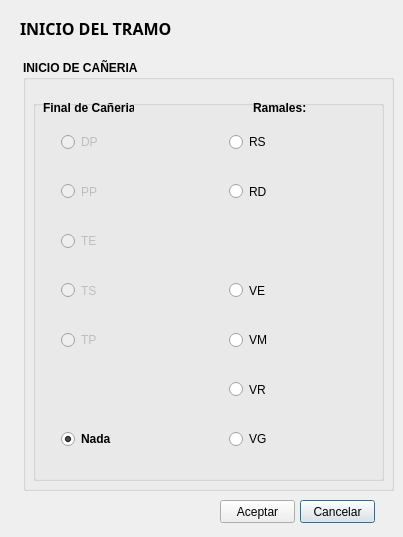
<?xml version="1.0" encoding="UTF-8"?>
<ui version="4.0">
 <class>TramosActionBase</class>
 <widget class="QDialog" name="TramosActionBase">
  <property name="geometry">
   <rect>
    <x>0</x>
    <y>0</y>
    <width>403</width>
    <height>537</height>
   </rect>
  </property>
  <property name="windowTitle">
   <string>Digitalización de la Red de Aguas</string>
  </property>
  <property name="styleSheet">
   <string notr="true"/>
  </property>
  <property name="modal">
   <bool>true</bool>
  </property>
  <widget class="QLabel" name="label">
   <property name="geometry">
    <rect>
     <x>20</x>
     <y>20</y>
     <width>171</width>
     <height>16</height>
    </rect>
   </property>
   <property name="font">
    <font>
     <family>Bell MT</family>
     <pointsize>12</pointsize>
     <weight>75</weight>
     <italic>false</italic>
     <bold>true</bold>
    </font>
   </property>
   <property name="text">
    <string>INICIO DEL TRAMO</string>
   </property>
   <property name="textFormat">
    <enum>Qt::AutoText</enum>
   </property>
  </widget>
  <widget class="QGroupBox" name="groupBox">
   <property name="geometry">
    <rect>
     <x>23</x>
     <y>60</y>
     <width>371</width>
     <height>431</height>
    </rect>
   </property>
   <property name="sizePolicy">
    <sizepolicy hsizetype="Fixed" vsizetype="Fixed">
     <horstretch>0</horstretch>
     <verstretch>0</verstretch>
    </sizepolicy>
   </property>
   <property name="font">
    <font>
     <weight>75</weight>
     <bold>true</bold>
    </font>
   </property>
   <property name="title">
    <string>INICIO DE CAÑERIA</string>
   </property>
   <widget class="QGroupBox" name="groupBox_2">
    <property name="geometry">
     <rect>
      <x>10</x>
      <y>40</y>
      <width>351</width>
      <height>381</height>
     </rect>
    </property>
    <property name="font">
     <font>
      <weight>75</weight>
      <bold>true</bold>
     </font>
    </property>
    <property name="title">
     <string/>
    </property>
    <widget class="QWidget" name="gridLayoutWidget_4">
     <property name="geometry">
      <rect>
       <x>10</x>
       <y>20</y>
       <width>331</width>
       <height>341</height>
      </rect>
     </property>
     <layout class="QGridLayout" name="gridLayout_4">
      <item row="0" column="0">
       <widget class="QRadioButton" name="rb_inicio_dp">
        <property name="enabled">
         <bool>false</bool>
        </property>
        <property name="sizePolicy">
         <sizepolicy hsizetype="Fixed" vsizetype="Fixed">
          <horstretch>0</horstretch>
          <verstretch>0</verstretch>
         </sizepolicy>
        </property>
        <property name="maximumSize">
         <size>
          <width>50</width>
          <height>50</height>
         </size>
        </property>
        <property name="font">
         <font>
          <weight>50</weight>
          <bold>false</bold>
         </font>
        </property>
        <property name="text">
         <string>DP</string>
        </property>
        <property name="iconSize">
         <size>
          <width>20</width>
          <height>35</height>
         </size>
        </property>
       </widget>
      </item>
      <item row="1" column="1">
       <widget class="QLabel" name="pp_inicio_2">
        <property name="sizePolicy">
         <sizepolicy hsizetype="Fixed" vsizetype="Fixed">
          <horstretch>0</horstretch>
          <verstretch>0</verstretch>
         </sizepolicy>
        </property>
        <property name="maximumSize">
         <size>
          <width>50</width>
          <height>50</height>
         </size>
        </property>
        <property name="text">
         <string/>
        </property>
        <property name="scaledContents">
         <bool>true</bool>
        </property>
       </widget>
      </item>
      <item row="2" column="0">
       <widget class="QRadioButton" name="rb_inicio_te">
        <property name="enabled">
         <bool>false</bool>
        </property>
        <property name="sizePolicy">
         <sizepolicy hsizetype="Fixed" vsizetype="Fixed">
          <horstretch>0</horstretch>
          <verstretch>0</verstretch>
         </sizepolicy>
        </property>
        <property name="maximumSize">
         <size>
          <width>50</width>
          <height>50</height>
         </size>
        </property>
        <property name="font">
         <font>
          <weight>50</weight>
          <bold>false</bold>
         </font>
        </property>
        <property name="text">
         <string>TE</string>
        </property>
       </widget>
      </item>
      <item row="1" column="0">
       <widget class="QRadioButton" name="rb_inicio_pp">
        <property name="enabled">
         <bool>false</bool>
        </property>
        <property name="sizePolicy">
         <sizepolicy hsizetype="Fixed" vsizetype="Fixed">
          <horstretch>0</horstretch>
          <verstretch>0</verstretch>
         </sizepolicy>
        </property>
        <property name="maximumSize">
         <size>
          <width>50</width>
          <height>50</height>
         </size>
        </property>
        <property name="font">
         <font>
          <weight>50</weight>
          <bold>false</bold>
         </font>
        </property>
        <property name="text">
         <string>PP</string>
        </property>
       </widget>
      </item>
      <item row="0" column="1">
       <widget class="QLabel" name="dp_inicio_1">
        <property name="sizePolicy">
         <sizepolicy hsizetype="Fixed" vsizetype="Fixed">
          <horstretch>0</horstretch>
          <verstretch>0</verstretch>
         </sizepolicy>
        </property>
        <property name="maximumSize">
         <size>
          <width>50</width>
          <height>50</height>
         </size>
        </property>
        <property name="text">
         <string/>
        </property>
        <property name="scaledContents">
         <bool>true</bool>
        </property>
       </widget>
      </item>
      <item row="4" column="0">
       <widget class="QRadioButton" name="rb_inicio_tp">
        <property name="enabled">
         <bool>false</bool>
        </property>
        <property name="sizePolicy">
         <sizepolicy hsizetype="Fixed" vsizetype="Fixed">
          <horstretch>0</horstretch>
          <verstretch>0</verstretch>
         </sizepolicy>
        </property>
        <property name="maximumSize">
         <size>
          <width>50</width>
          <height>50</height>
         </size>
        </property>
        <property name="font">
         <font>
          <weight>50</weight>
          <bold>false</bold>
         </font>
        </property>
        <property name="text">
         <string>TP</string>
        </property>
       </widget>
      </item>
      <item row="2" column="1">
       <widget class="QLabel" name="te_inicio_3">
        <property name="sizePolicy">
         <sizepolicy hsizetype="Fixed" vsizetype="Fixed">
          <horstretch>0</horstretch>
          <verstretch>0</verstretch>
         </sizepolicy>
        </property>
        <property name="maximumSize">
         <size>
          <width>50</width>
          <height>50</height>
         </size>
        </property>
        <property name="text">
         <string/>
        </property>
        <property name="scaledContents">
         <bool>true</bool>
        </property>
       </widget>
      </item>
      <item row="3" column="1">
       <widget class="QLabel" name="ts_inicio_4">
        <property name="sizePolicy">
         <sizepolicy hsizetype="Fixed" vsizetype="Fixed">
          <horstretch>0</horstretch>
          <verstretch>0</verstretch>
         </sizepolicy>
        </property>
        <property name="maximumSize">
         <size>
          <width>50</width>
          <height>50</height>
         </size>
        </property>
        <property name="text">
         <string/>
        </property>
        <property name="scaledContents">
         <bool>true</bool>
        </property>
       </widget>
      </item>
      <item row="3" column="0">
       <widget class="QRadioButton" name="rb_inicio_ts">
        <property name="enabled">
         <bool>false</bool>
        </property>
        <property name="sizePolicy">
         <sizepolicy hsizetype="Fixed" vsizetype="Fixed">
          <horstretch>0</horstretch>
          <verstretch>0</verstretch>
         </sizepolicy>
        </property>
        <property name="maximumSize">
         <size>
          <width>50</width>
          <height>50</height>
         </size>
        </property>
        <property name="font">
         <font>
          <weight>50</weight>
          <bold>false</bold>
         </font>
        </property>
        <property name="text">
         <string>TS</string>
        </property>
       </widget>
      </item>
      <item row="4" column="1">
       <widget class="QLabel" name="tp_inicio_5">
        <property name="sizePolicy">
         <sizepolicy hsizetype="Fixed" vsizetype="Fixed">
          <horstretch>0</horstretch>
          <verstretch>0</verstretch>
         </sizepolicy>
        </property>
        <property name="maximumSize">
         <size>
          <width>50</width>
          <height>50</height>
         </size>
        </property>
        <property name="text">
         <string/>
        </property>
        <property name="scaledContents">
         <bool>true</bool>
        </property>
       </widget>
      </item>
      <item row="1" column="4">
       <widget class="QLabel" name="rd_inicio_7">
        <property name="sizePolicy">
         <sizepolicy hsizetype="Fixed" vsizetype="Fixed">
          <horstretch>0</horstretch>
          <verstretch>0</verstretch>
         </sizepolicy>
        </property>
        <property name="maximumSize">
         <size>
          <width>50</width>
          <height>50</height>
         </size>
        </property>
        <property name="text">
         <string/>
        </property>
        <property name="scaledContents">
         <bool>true</bool>
        </property>
       </widget>
      </item>
      <item row="3" column="4">
       <widget class="QLabel" name="ve_inicio_8">
        <property name="sizePolicy">
         <sizepolicy hsizetype="Fixed" vsizetype="Fixed">
          <horstretch>0</horstretch>
          <verstretch>0</verstretch>
         </sizepolicy>
        </property>
        <property name="maximumSize">
         <size>
          <width>50</width>
          <height>50</height>
         </size>
        </property>
        <property name="text">
         <string/>
        </property>
        <property name="scaledContents">
         <bool>true</bool>
        </property>
       </widget>
      </item>
      <item row="5" column="3">
       <widget class="QRadioButton" name="rb_inicio_vr">
        <property name="enabled">
         <bool>true</bool>
        </property>
        <property name="sizePolicy">
         <sizepolicy hsizetype="Fixed" vsizetype="Fixed">
          <horstretch>0</horstretch>
          <verstretch>0</verstretch>
         </sizepolicy>
        </property>
        <property name="maximumSize">
         <size>
          <width>50</width>
          <height>50</height>
         </size>
        </property>
        <property name="font">
         <font>
          <weight>50</weight>
          <bold>false</bold>
         </font>
        </property>
        <property name="text">
         <string>VR</string>
        </property>
       </widget>
      </item>
      <item row="4" column="3">
       <widget class="QRadioButton" name="rb_inicio_vm">
        <property name="enabled">
         <bool>true</bool>
        </property>
        <property name="sizePolicy">
         <sizepolicy hsizetype="Fixed" vsizetype="Fixed">
          <horstretch>0</horstretch>
          <verstretch>0</verstretch>
         </sizepolicy>
        </property>
        <property name="maximumSize">
         <size>
          <width>50</width>
          <height>50</height>
         </size>
        </property>
        <property name="font">
         <font>
          <weight>50</weight>
          <bold>false</bold>
         </font>
        </property>
        <property name="text">
         <string>VM</string>
        </property>
       </widget>
      </item>
      <item row="4" column="4">
       <widget class="QLabel" name="vm_inicio_9">
        <property name="sizePolicy">
         <sizepolicy hsizetype="Fixed" vsizetype="Fixed">
          <horstretch>0</horstretch>
          <verstretch>0</verstretch>
         </sizepolicy>
        </property>
        <property name="maximumSize">
         <size>
          <width>50</width>
          <height>50</height>
         </size>
        </property>
        <property name="text">
         <string/>
        </property>
        <property name="scaledContents">
         <bool>true</bool>
        </property>
       </widget>
      </item>
      <item row="5" column="4">
       <widget class="QLabel" name="vr_inicio_10">
        <property name="sizePolicy">
         <sizepolicy hsizetype="Fixed" vsizetype="Fixed">
          <horstretch>0</horstretch>
          <verstretch>0</verstretch>
         </sizepolicy>
        </property>
        <property name="maximumSize">
         <size>
          <width>50</width>
          <height>50</height>
         </size>
        </property>
        <property name="text">
         <string/>
        </property>
        <property name="scaledContents">
         <bool>true</bool>
        </property>
       </widget>
      </item>
      <item row="3" column="3">
       <widget class="QRadioButton" name="rb_inicio_ve">
        <property name="sizePolicy">
         <sizepolicy hsizetype="Fixed" vsizetype="Fixed">
          <horstretch>0</horstretch>
          <verstretch>0</verstretch>
         </sizepolicy>
        </property>
        <property name="maximumSize">
         <size>
          <width>50</width>
          <height>50</height>
         </size>
        </property>
        <property name="font">
         <font>
          <weight>50</weight>
          <bold>false</bold>
         </font>
        </property>
        <property name="text">
         <string>VE</string>
        </property>
       </widget>
      </item>
      <item row="1" column="3">
       <widget class="QRadioButton" name="rb_inicio_rd">
        <property name="enabled">
         <bool>true</bool>
        </property>
        <property name="sizePolicy">
         <sizepolicy hsizetype="Fixed" vsizetype="Fixed">
          <horstretch>0</horstretch>
          <verstretch>0</verstretch>
         </sizepolicy>
        </property>
        <property name="maximumSize">
         <size>
          <width>50</width>
          <height>50</height>
         </size>
        </property>
        <property name="font">
         <font>
          <weight>50</weight>
          <bold>false</bold>
         </font>
        </property>
        <property name="text">
         <string>RD</string>
        </property>
       </widget>
      </item>
      <item row="0" column="4">
       <widget class="QLabel" name="rs_inicio_6">
        <property name="sizePolicy">
         <sizepolicy hsizetype="Fixed" vsizetype="Fixed">
          <horstretch>0</horstretch>
          <verstretch>0</verstretch>
         </sizepolicy>
        </property>
        <property name="maximumSize">
         <size>
          <width>50</width>
          <height>50</height>
         </size>
        </property>
        <property name="text">
         <string/>
        </property>
        <property name="scaledContents">
         <bool>true</bool>
        </property>
       </widget>
      </item>
      <item row="0" column="3">
       <widget class="QRadioButton" name="rb_inicio_rs">
        <property name="sizePolicy">
         <sizepolicy hsizetype="Fixed" vsizetype="Fixed">
          <horstretch>0</horstretch>
          <verstretch>0</verstretch>
         </sizepolicy>
        </property>
        <property name="maximumSize">
         <size>
          <width>50</width>
          <height>50</height>
         </size>
        </property>
        <property name="font">
         <font>
          <weight>50</weight>
          <bold>false</bold>
         </font>
        </property>
        <property name="text">
         <string>RS</string>
        </property>
       </widget>
      </item>
      <item row="6" column="3">
       <widget class="QRadioButton" name="rb_inicio_vg">
        <property name="enabled">
         <bool>true</bool>
        </property>
        <property name="sizePolicy">
         <sizepolicy hsizetype="Fixed" vsizetype="Fixed">
          <horstretch>0</horstretch>
          <verstretch>0</verstretch>
         </sizepolicy>
        </property>
        <property name="maximumSize">
         <size>
          <width>50</width>
          <height>50</height>
         </size>
        </property>
        <property name="font">
         <font>
          <weight>50</weight>
          <bold>false</bold>
         </font>
        </property>
        <property name="text">
         <string>VG</string>
        </property>
       </widget>
      </item>
      <item row="6" column="4">
       <widget class="QLabel" name="vg_inicio_11">
        <property name="sizePolicy">
         <sizepolicy hsizetype="Fixed" vsizetype="Fixed">
          <horstretch>0</horstretch>
          <verstretch>0</verstretch>
         </sizepolicy>
        </property>
        <property name="maximumSize">
         <size>
          <width>50</width>
          <height>50</height>
         </size>
        </property>
        <property name="text">
         <string/>
        </property>
        <property name="scaledContents">
         <bool>true</bool>
        </property>
       </widget>
      </item>
      <item row="6" column="0">
       <widget class="QRadioButton" name="rb_inicio_nada">
        <property name="sizePolicy">
         <sizepolicy hsizetype="Fixed" vsizetype="Fixed">
          <horstretch>0</horstretch>
          <verstretch>0</verstretch>
         </sizepolicy>
        </property>
        <property name="maximumSize">
         <size>
          <width>50</width>
          <height>50</height>
         </size>
        </property>
        <property name="font">
         <font>
          <weight>75</weight>
          <bold>true</bold>
         </font>
        </property>
        <property name="text">
         <string>Nada</string>
        </property>
        <property name="checked">
         <bool>true</bool>
        </property>
       </widget>
      </item>
      <item row="6" column="1">
       <widget class="QLabel" name="ve_inicio_9">
        <property name="sizePolicy">
         <sizepolicy hsizetype="Fixed" vsizetype="Fixed">
          <horstretch>0</horstretch>
          <verstretch>0</verstretch>
         </sizepolicy>
        </property>
        <property name="maximumSize">
         <size>
          <width>50</width>
          <height>50</height>
         </size>
        </property>
        <property name="text">
         <string/>
        </property>
        <property name="scaledContents">
         <bool>true</bool>
        </property>
       </widget>
      </item>
      <item row="1" column="2">
       <spacer name="horizontalSpacer">
        <property name="orientation">
         <enum>Qt::Horizontal</enum>
        </property>
        <property name="sizeType">
         <enum>QSizePolicy::Fixed</enum>
        </property>
        <property name="sizeHint" stdset="0">
         <size>
          <width>20</width>
          <height>20</height>
         </size>
        </property>
       </spacer>
      </item>
     </layout>
    </widget>
    <widget class="QLabel" name="label_2">
     <property name="geometry">
      <rect>
       <x>10</x>
       <y>0</y>
       <width>91</width>
       <height>16</height>
      </rect>
     </property>
     <property name="text">
      <string>Final de Cañeria:</string>
     </property>
    </widget>
    <widget class="QLabel" name="label_3">
     <property name="geometry">
      <rect>
       <x>220</x>
       <y>0</y>
       <width>91</width>
       <height>16</height>
      </rect>
     </property>
     <property name="text">
      <string>Ramales:</string>
     </property>
    </widget>
   </widget>
  </widget>
  <widget class="QPushButton" name="cancel">
   <property name="geometry">
    <rect>
     <x>300</x>
     <y>500</y>
     <width>75</width>
     <height>23</height>
    </rect>
   </property>
   <property name="text">
    <string>Cancelar</string>
   </property>
  </widget>
  <widget class="QPushButton" name="ok">
   <property name="enabled">
    <bool>true</bool>
   </property>
   <property name="geometry">
    <rect>
     <x>220</x>
     <y>500</y>
     <width>75</width>
     <height>23</height>
    </rect>
   </property>
   <property name="text">
    <string>Aceptar</string>
   </property>
  </widget>
 </widget>
 <tabstops>
  <tabstop>ok</tabstop>
  <tabstop>cancel</tabstop>
 </tabstops>
 <resources/>
 <connections>
  <connection>
   <sender>ok</sender>
   <signal>clicked()</signal>
   <receiver>TramosActionBase</receiver>
   <slot>accept()</slot>
   <hints>
    <hint type="sourcelabel">
     <x>327</x>
     <y>481</y>
    </hint>
    <hint type="destinationlabel">
     <x>226</x>
     <y>247</y>
    </hint>
   </hints>
  </connection>
  <connection>
   <sender>cancel</sender>
   <signal>clicked()</signal>
   <receiver>TramosActionBase</receiver>
   <slot>reject()</slot>
   <hints>
    <hint type="sourcelabel">
     <x>407</x>
     <y>481</y>
    </hint>
    <hint type="destinationlabel">
     <x>226</x>
     <y>247</y>
    </hint>
   </hints>
  </connection>
 </connections>
</ui>
